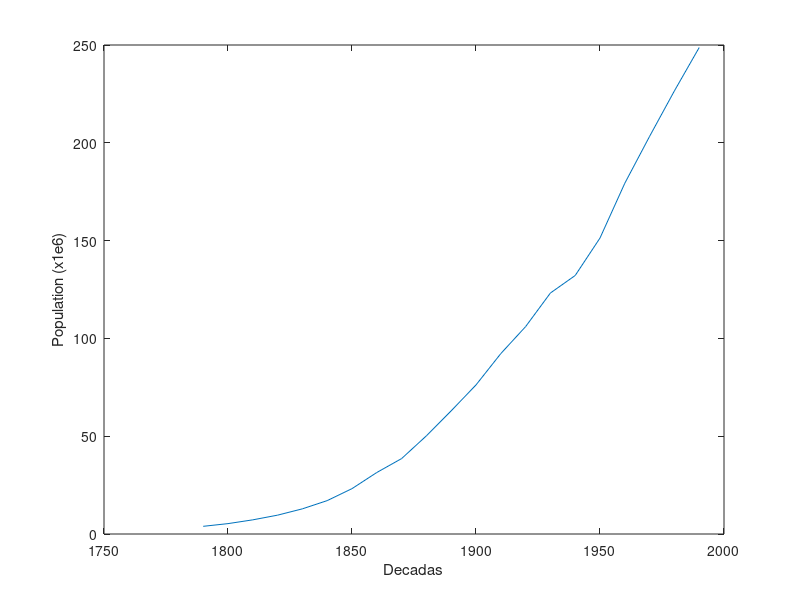

Recreate this plot in MATLAB.
function e_7a()
    x = [1790:10:1990];
    y = load('population.txt');
    % de dividen los valores de y para lograr que el plot muestre los valores de y en millones como pide el enunciado
    plot(x, y/(1e6));
    xlabel('Decadas')
    ylabel('Population (x1e6)');
end